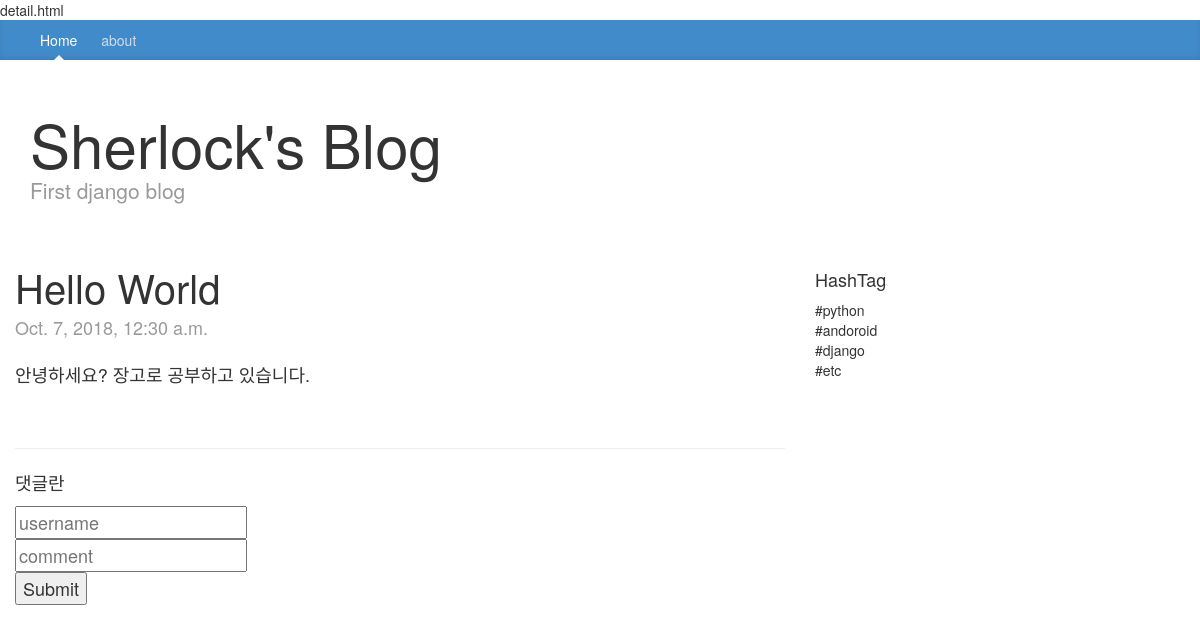
Before: /feed/1 with the older database file.
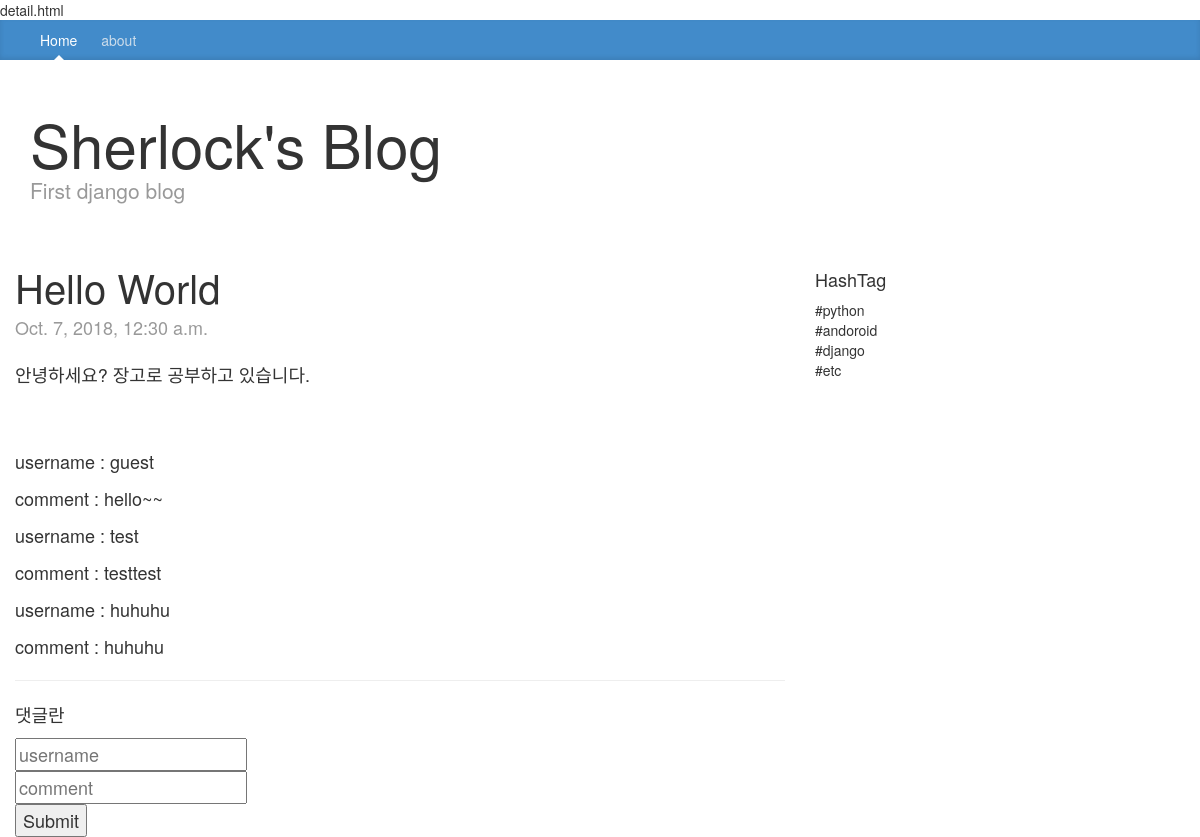
After: the same page with the newer database file.
### feed/models.py (models this page shows, shortened)
class HashTag(models.Model):
    name = models.CharField(max_length=50)

class Comment(models.Model):
    article = models.ForeignKey(Article, on_delete=models.CASCADE)
    username = models.CharField(max_length=50, null=True)
    comment = models.CharField(max_length=150)
    cmt_date = models.DateTimeField('data published')

### feed/views.py (the view, shortened to what this page needs)
# urls.py: url(r'^(?P<article_id>[0-9]+)$', views.detail, name='detail'),
def detail(request, article_id):
    article = Article.objects.get(id=article_id)
    comment_list = Comment.objects.filter(article__id=article_id)
    hashtag_list = HashTag.objects.all()
    ctx = {
        "article" : article,
        "comment_list" : comment_list,
        "hashtag_list" : hashtag_list,
    }
    if request.method == 'GET':
        pass
    return render(request, "detail.html", ctx)

### templates/detail.html (shortened to what this page needs)
{% extends "base.html" %}
{% block body %}
<div>detail.html</div>
{% include "navbar.html" %}
<div class="container">
<div class="blog-header">
    <h1 class="blog-title">Sherlock's Blog</h1>
    <p class="lead blog-description">First django blog</p>
</div>
    <div class="row show-grid">
        <div class="row">
        <div class="col-sm-8 blog-main">
            <div class="blog-post">
                <h2 class="blog-post-title">{{ article.title }}</h2>
                <p class="blog-post-meta">{{ article.pub_date}}</p>
                <p>{{ article.contents }}</p>
            </div>
            <div>
                {% for comment in comment_list %}
                    <div>
                        <p>username : {{ comment.username }}</p>
                        <p>comment : {{ comment.comment }}</p>
                    </div>
                {% endfor %}
            </div>
            <hr>
            <p>댓글란</p>
            <div>
                <form action="" method="POST">
                    <input type="text" name="username" placeholder="username"/><br/>
                    <input type="text" name="comment" placeholder="comment"/><br/>
                    <input type="submit">
                </form>
            </div>
        </div>
        <div class="col-md-4">
            <div class="sidebar-module">
                <h4>HashTag</h4>
                <ol class="list-unstyled">
                    {% for hashtag in hashtag_list %}
                    <li>#{{ hashtag.name }}</li>
                    {% endfor %}
                </ol>
            </div>
        </div>
        </div>
    </div>
</div>
{% endblock %}

Changed rows visible on the page:
added Comment: username "guest", comment "hello~~"
added Comment: username "test", comment "testtest"
added Comment: username "huhuhu", comment "huhuhu"
